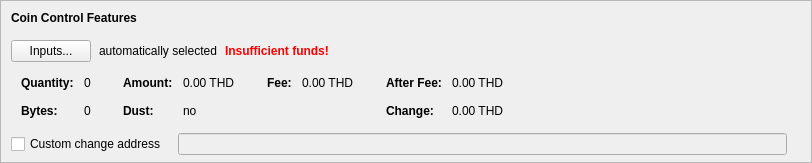
    <widget class="QFrame" name="frameCoinControl">
     <property name="sizePolicy">
      <sizepolicy hsizetype="Expanding" vsizetype="Expanding">
       <horstretch>0</horstretch>
       <verstretch>0</verstretch>
      </sizepolicy>
     </property>
     <property name="maximumSize">
      <size>
       <width>16777215</width>
       <height>16777215</height>
      </size>
     </property>
     <property name="frameShape">
      <enum>QFrame::StyledPanel</enum>
     </property>
     <property name="frameShadow">
      <enum>QFrame::Sunken</enum>
     </property>
     <layout class="QVBoxLayout" name="verticalLayoutCoinControl2">
      <property name="spacing">
       <number>0</number>
      </property>
      <property name="leftMargin">
       <number>0</number>
      </property>
      <property name="topMargin">
       <number>0</number>
      </property>
      <property name="rightMargin">
       <number>0</number>
      </property>
      <property name="bottomMargin">
       <number>6</number>
      </property>
      <item>
       <layout class="QVBoxLayout" name="verticalLayoutCoinControl" stretch="0,0,0,0,1">
        <property name="spacing">
         <number>0</number>
        </property>
        <property name="leftMargin">
         <number>10</number>
        </property>
        <property name="topMargin">
         <number>10</number>
        </property>
        <item>
         <layout class="QHBoxLayout" name="horizontalLayoutCoinControl1">
          <property name="bottomMargin">
           <number>15</number>
          </property>
          <item>
           <widget class="QLabel" name="labelCoinControlFeatures">
            <property name="sizePolicy">
             <sizepolicy hsizetype="Preferred" vsizetype="Maximum">
              <horstretch>0</horstretch>
              <verstretch>0</verstretch>
             </sizepolicy>
            </property>
            <property name="font">
             <font>
              <weight>75</weight>
              <bold>true</bold>
             </font>
            </property>
            <property name="styleSheet">
             <string notr="true">font-weight:bold;</string>
            </property>
            <property name="text">
             <string>Coin Control Features</string>
            </property>
           </widget>
          </item>
         </layout>
        </item>
        <item>
         <layout class="QHBoxLayout" name="horizontalLayoutCoinControl2" stretch="0,0,0,0">
          <property name="spacing">
           <number>8</number>
          </property>
          <property name="bottomMargin">
           <number>10</number>
          </property>
          <item>
           <widget class="QPushButton" name="pushButtonCoinControl">
            <property name="styleSheet">
             <string notr="true"/>
            </property>
            <property name="text">
             <string>Inputs...</string>
            </property>
            <property name="autoDefault">
             <bool>false</bool>
            </property>
           </widget>
          </item>
          <item>
           <widget class="QLabel" name="labelCoinControlAutomaticallySelected">
            <property name="text">
             <string>automatically selected</string>
            </property>
            <property name="margin">
             <number>5</number>
            </property>
           </widget>
          </item>
          <item>
           <widget class="QLabel" name="labelCoinControlInsuffFunds">
            <property name="font">
             <font>
              <weight>75</weight>
              <bold>true</bold>
             </font>
            </property>
            <property name="styleSheet">
             <string notr="true">color:red;font-weight:bold;</string>
            </property>
            <property name="text">
             <string>Insufficient funds!</string>
            </property>
            <property name="margin">
             <number>5</number>
            </property>
           </widget>
          </item>
          <item>
           <spacer name="horizontalSpacerCoinControl">
            <property name="orientation">
             <enum>Qt::Horizontal</enum>
            </property>
            <property name="sizeHint" stdset="0">
             <size>
              <width>40</width>
              <height>1</height>
             </size>
            </property>
           </spacer>
          </item>
         </layout>
        </item>
        <item>
         <widget class="QWidget" name="widgetCoinControl" native="true">
          <property name="sizePolicy">
           <sizepolicy hsizetype="Preferred" vsizetype="Preferred">
            <horstretch>0</horstretch>
            <verstretch>0</verstretch>
           </sizepolicy>
          </property>
          <property name="minimumSize">
           <size>
            <width>0</width>
            <height>0</height>
           </size>
          </property>
          <property name="styleSheet">
           <string notr="true"/>
          </property>
          <layout class="QHBoxLayout" name="horizontalLayoutCoinControl5">
           <property name="leftMargin">
            <number>0</number>
           </property>
           <property name="topMargin">
            <number>0</number>
           </property>
           <property name="rightMargin">
            <number>0</number>
           </property>
           <property name="bottomMargin">
            <number>0</number>
           </property>
           <item>
            <layout class="QHBoxLayout" name="horizontalLayoutCoinControl3" stretch="0,0,0,1">
             <property name="spacing">
              <number>20</number>
             </property>
             <property name="topMargin">
              <number>0</number>
             </property>
             <property name="bottomMargin">
              <number>10</number>
             </property>
             <item>
              <layout class="QFormLayout" name="formLayoutCoinControl1">
               <property name="horizontalSpacing">
                <number>10</number>
               </property>
               <property name="verticalSpacing">
                <number>14</number>
               </property>
               <property name="leftMargin">
                <number>10</number>
               </property>
               <property name="topMargin">
                <number>4</number>
               </property>
               <property name="rightMargin">
                <number>6</number>
               </property>
               <item row="0" column="0">
                <widget class="QLabel" name="labelCoinControlQuantityText">
                 <property name="font">
                  <font>
                   <weight>75</weight>
                   <bold>true</bold>
                  </font>
                 </property>
                 <property name="text">
                  <string>Quantity:</string>
                 </property>
                 <property name="margin">
                  <number>0</number>
                 </property>
                </widget>
               </item>
               <item row="0" column="1">
                <widget class="QLabel" name="labelCoinControlQuantity">
                 <property name="cursor">
                  <cursorShape>IBeamCursor</cursorShape>
                 </property>
                 <property name="contextMenuPolicy">
                  <enum>Qt::ActionsContextMenu</enum>
                 </property>
                 <property name="text">
                  <string notr="true">0</string>
                 </property>
                 <property name="margin">
                  <number>0</number>
                 </property>
                 <property name="textInteractionFlags">
                  <set>Qt::LinksAccessibleByMouse|Qt::TextSelectableByKeyboard|Qt::TextSelectableByMouse</set>
                 </property>
                </widget>
               </item>
               <item row="1" column="0">
                <widget class="QLabel" name="labelCoinControlBytesText">
                 <property name="font">
                  <font>
                   <weight>75</weight>
                   <bold>true</bold>
                  </font>
                 </property>
                 <property name="text">
                  <string>Bytes:</string>
                 </property>
                </widget>
               </item>
               <item row="1" column="1">
                <widget class="QLabel" name="labelCoinControlBytes">
                 <property name="cursor">
                  <cursorShape>IBeamCursor</cursorShape>
                 </property>
                 <property name="contextMenuPolicy">
                  <enum>Qt::ActionsContextMenu</enum>
                 </property>
                 <property name="text">
                  <string notr="true">0</string>
                 </property>
                 <property name="textInteractionFlags">
                  <set>Qt::LinksAccessibleByMouse|Qt::TextSelectableByKeyboard|Qt::TextSelectableByMouse</set>
                 </property>
                </widget>
               </item>
              </layout>
             </item>
             <item>
              <layout class="QFormLayout" name="formLayoutCoinControl2">
               <property name="horizontalSpacing">
                <number>10</number>
               </property>
               <property name="verticalSpacing">
                <number>14</number>
               </property>
               <property name="leftMargin">
                <number>6</number>
               </property>
               <property name="topMargin">
                <number>4</number>
               </property>
               <property name="rightMargin">
                <number>6</number>
               </property>
               <item row="0" column="0">
                <widget class="QLabel" name="labelCoinControlAmountText">
                 <property name="font">
                  <font>
                   <weight>75</weight>
                   <bold>true</bold>
                  </font>
                 </property>
                 <property name="text">
                  <string>Amount:</string>
                 </property>
                 <property name="margin">
                  <number>0</number>
                 </property>
                </widget>
               </item>
               <item row="0" column="1">
                <widget class="QLabel" name="labelCoinControlAmount">
                 <property name="cursor">
                  <cursorShape>IBeamCursor</cursorShape>
                 </property>
                 <property name="contextMenuPolicy">
                  <enum>Qt::ActionsContextMenu</enum>
                 </property>
                 <property name="text">
                  <string notr="true">0.00 THD</string>
                 </property>
                 <property name="textInteractionFlags">
                  <set>Qt::LinksAccessibleByMouse|Qt::TextSelectableByKeyboard|Qt::TextSelectableByMouse</set>
                 </property>
                </widget>
               </item>
               <item row="1" column="0">
                <widget class="QLabel" name="labelCoinControlLowOutputText">
                 <property name="font">
                  <font>
                   <weight>75</weight>
                   <bold>true</bold>
                  </font>
                 </property>
                 <property name="text">
                  <string>Dust:</string>
                 </property>
                </widget>
               </item>
               <item row="1" column="1">
                <widget class="QLabel" name="labelCoinControlLowOutput">
                 <property name="cursor">
                  <cursorShape>IBeamCursor</cursorShape>
                 </property>
                 <property name="contextMenuPolicy">
                  <enum>Qt::ActionsContextMenu</enum>
                 </property>
                 <property name="text">
                  <string notr="true">no</string>
                 </property>
                 <property name="textInteractionFlags">
                  <set>Qt::LinksAccessibleByMouse|Qt::TextSelectableByKeyboard|Qt::TextSelectableByMouse</set>
                 </property>
                </widget>
               </item>
              </layout>
             </item>
             <item>
              <layout class="QFormLayout" name="formLayoutCoinControl3">
               <property name="horizontalSpacing">
                <number>10</number>
               </property>
               <property name="verticalSpacing">
                <number>14</number>
               </property>
               <property name="leftMargin">
                <number>6</number>
               </property>
               <property name="topMargin">
                <number>4</number>
               </property>
               <property name="rightMargin">
                <number>6</number>
               </property>
               <item row="0" column="0">
                <widget class="QLabel" name="labelCoinControlFeeText">
                 <property name="font">
                  <font>
                   <weight>75</weight>
                   <bold>true</bold>
                  </font>
                 </property>
                 <property name="text">
                  <string>Fee:</string>
                 </property>
                 <property name="margin">
                  <number>0</number>
                 </property>
                </widget>
               </item>
               <item row="0" column="1">
                <widget class="QLabel" name="labelCoinControlFee">
                 <property name="cursor">
                  <cursorShape>IBeamCursor</cursorShape>
                 </property>
                 <property name="contextMenuPolicy">
                  <enum>Qt::ActionsContextMenu</enum>
                 </property>
                 <property name="text">
                  <string notr="true">0.00 THD</string>
                 </property>
                 <property name="textInteractionFlags">
                  <set>Qt::LinksAccessibleByMouse|Qt::TextSelectableByKeyboard|Qt::TextSelectableByMouse</set>
                 </property>
                </widget>
               </item>
             </layout>
             </item>
             <item>
              <layout class="QFormLayout" name="formLayoutCoinControl4">
               <property name="horizontalSpacing">
                <number>10</number>
               </property>
               <property name="verticalSpacing">
                <number>14</number>
               </property>
               <property name="leftMargin">
                <number>6</number>
               </property>
               <property name="topMargin">
                <number>4</number>
               </property>
               <property name="rightMargin">
                <number>6</number>
               </property>
               <item row="0" column="0">
                <widget class="QLabel" name="labelCoinControlAfterFeeText">
                 <property name="font">
                  <font>
                   <weight>75</weight>
                   <bold>true</bold>
                  </font>
                 </property>
                 <property name="text">
                  <string>After Fee:</string>
                 </property>
                 <property name="margin">
                  <number>0</number>
                 </property>
                </widget>
               </item>
               <item row="0" column="1">
                <widget class="QLabel" name="labelCoinControlAfterFee">
                 <property name="cursor">
                  <cursorShape>IBeamCursor</cursorShape>
                 </property>
                 <property name="contextMenuPolicy">
                  <enum>Qt::ActionsContextMenu</enum>
                 </property>
                 <property name="text">
                  <string notr="true">0.00 THD</string>
                 </property>
                 <property name="textInteractionFlags">
                  <set>Qt::LinksAccessibleByMouse|Qt::TextSelectableByKeyboard|Qt::TextSelectableByMouse</set>
                 </property>
                </widget>
               </item>
               <item row="1" column="0">
                <widget class="QLabel" name="labelCoinControlChangeText">
                 <property name="font">
                  <font>
                   <weight>75</weight>
                   <bold>true</bold>
                  </font>
                 </property>
                 <property name="text">
                  <string>Change:</string>
                 </property>
                </widget>
               </item>
               <item row="1" column="1">
                <widget class="QLabel" name="labelCoinControlChange">
                 <property name="cursor">
                  <cursorShape>IBeamCursor</cursorShape>
                 </property>
                 <property name="contextMenuPolicy">
                  <enum>Qt::ActionsContextMenu</enum>
                 </property>
                 <property name="text">
                  <string notr="true">0.00 THD</string>
                 </property>
                 <property name="textInteractionFlags">
                  <set>Qt::LinksAccessibleByMouse|Qt::TextSelectableByKeyboard|Qt::TextSelectableByMouse</set>
                 </property>
                </widget>
               </item>
              </layout>
             </item>
            </layout>
           </item>
          </layout>
         </widget>
        </item>
        <item>
         <layout class="QHBoxLayout" name="horizontalLayoutCoinControl4" stretch="0,0,0">
          <property name="spacing">
           <number>12</number>
          </property>
          <property name="sizeConstraint">
           <enum>QLayout::SetDefaultConstraint</enum>
          </property>
          <property name="topMargin">
           <number>5</number>
          </property>
          <property name="rightMargin">
           <number>5</number>
          </property>
          <item>
           <widget class="QCheckBox" name="checkBoxCoinControlChange">
            <property name="toolTip">
             <string>If this is activated, but the change address is empty or invalid, change will be sent to a newly generated address.</string>
            </property>
            <property name="text">
             <string>Custom change address</string>
            </property>
           </widget>
          </item>
          <item>
           <widget class="QValidatedLineEdit" name="lineEditCoinControlChange">
            <property name="enabled">
             <bool>false</bool>
            </property>
            <property name="sizePolicy">
             <sizepolicy hsizetype="Expanding" vsizetype="Fixed">
              <horstretch>0</horstretch>
              <verstretch>0</verstretch>
             </sizepolicy>
            </property>
           </widget>
          </item>
          <item>
           <widget class="QLabel" name="labelCoinControlChangeLabel">
            <property name="sizePolicy">
             <sizepolicy hsizetype="Preferred" vsizetype="Expanding">
              <horstretch>0</horstretch>
              <verstretch>0</verstretch>
             </sizepolicy>
            </property>
            <property name="minimumSize">
             <size>
              <width>0</width>
              <height>0</height>
             </size>
            </property>
            <property name="text">
             <string/>
            </property>
            <property name="margin">
             <number>3</number>
            </property>
           </widget>
          </item>
         </layout>
        </item>
        <item>
         <spacer name="verticalSpacerCoinControl">
          <property name="orientation">
           <enum>Qt::Vertical</enum>
          </property>
          <property name="sizeHint" stdset="0">
           <size>
            <width>800</width>
            <height>1</height>
           </size>
          </property>
         </spacer>
        </item>
       </layout>
      </item>
     </layout>
    </widget>
